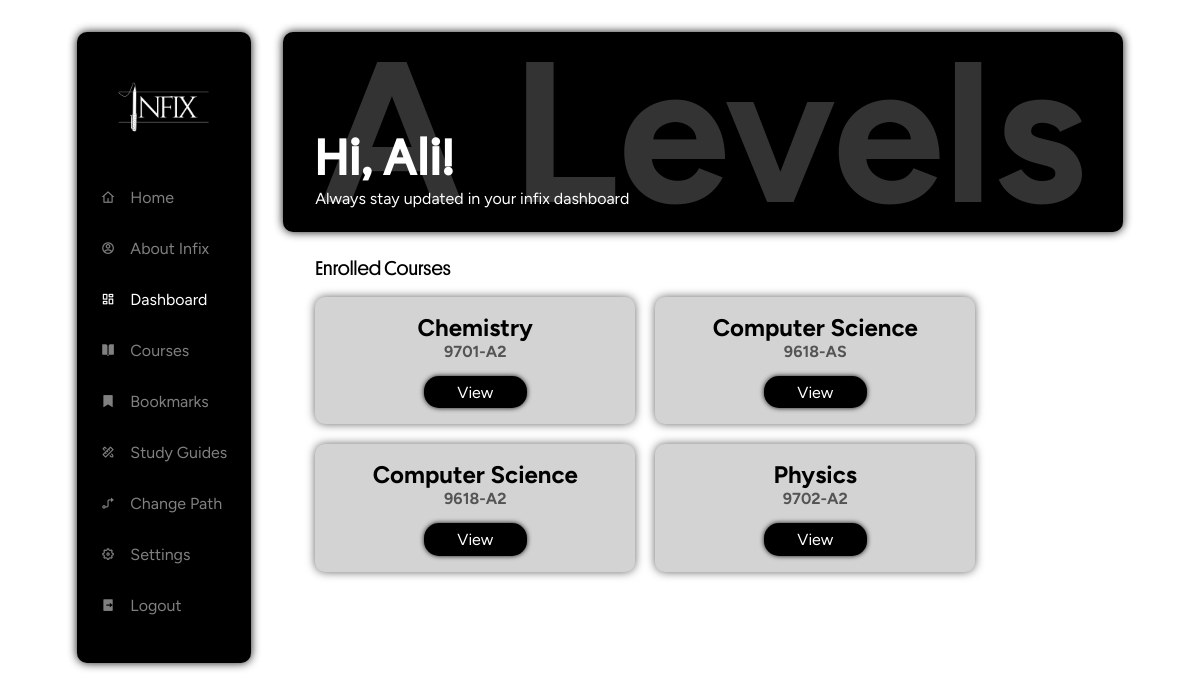
/dashboard (signed in), run on the app's committed database.
### tables this page shows
CREATE TABLE paths (
    id INTEGER PRIMARY KEY AUTOINCREMENT,
    name TEXT NOT NULL UNIQUE
);

CREATE TABLE courses (
    id INTEGER PRIMARY KEY AUTOINCREMENT,
    path_id INTEGER NOT NULL,
    name TEXT NOT NULL,
    course_code INTEGER NOT NULL UNIQUE,
    FOREIGN KEY (path_id) REFERENCES paths(id) ON DELETE CASCADE
);

### app.py (the view)
@login_required
@app.route('/dashboard')
def dashboard():
    user_id = session['user_id']
    user_info = db.execute("SELECT fullname FROM users WHERE id = ?", user_id)
    fullname = user_info[0]['fullname'] if user_info else None
    first_name = fullname.split()[0] if fullname else None
    user_path_id = db.execute("SELECT path_id FROM user_paths WHERE user_id = ?", user_id)
    path_id = user_path_id[0]['path_id'] if user_path_id else None
    user_path_name = db.execute("SELECT name FROM paths WHERE id = ?", path_id)
    path_name = user_path_name[0]['name'] if user_path_name else None
    enrolled_courses = db.execute("""
        SELECT courses.name, courses.course_code
        FROM courses
        JOIN user_courses ON courses.id = user_courses.course_id
        WHERE user_courses.user_id = ?
    """, user_id)
    bookmarks = db.execute("""
        SELECT t.title, t.id AS topic_id, c.name AS course_name
        FROM bookmarks b
        JOIN topics t ON b.topic_id = t.id
        JOIN courses c ON t.course_id = c.id
        WHERE b.user_id = ?
    """, user_id)
    return render_template('dashboard.html', path_name = path_name, enrolled_courses = enrolled_courses, first_name = first_name, bookmarks = bookmarks)

### app.py (called while the page is built)
@app.after_request
def after_request(response):
    response.headers["Cache-Control"] = "no-cache, no-store, must-revalidate"
    response.headers["Expires"] = "0"
    response.headers["Pragma"] = "no-cache"
    return response

### templates/dashboard.html (shortened to what this page needs)
<html lang="en">
<head>
  <link rel="stylesheet" href="{{ url_for('static', filename='css/dashboard.css') }}">
  <link href="https://cdn.jsdelivr.net/npm/remixicon@4.3.0/fonts/remixicon.css" rel="stylesheet"/>
</head>
<body>
  <div class="dashboard">
    <div class="sidebar-container">
      <img src="../static/images/White text, no bg.png">
      <div class="menu-item">
        <i class="ri-home-4-line"></i>
        <a href="/">Home</a>
      </div>
      <div class="menu-item">
        <i class="ri-account-circle-line"></i>
        <a href="/about">About Infix</a>
      </div>
      <div class="menu-item active">
        <i class="ri-dashboard-line"></i>
        <a href="/dashboard">Dashboard</a>
      </div>
      <div class="menu-item">
        <i class="ri-book-open-fill"></i>
        <a href="/courses">Courses</a>
      </div>
      <div class="menu-item">
        <i class="ri-bookmark-fill"></i>
        <a href="/bookmarks">Bookmarks</a>
      </div>
      <div class="menu-item">
        <i class="ri-pencil-ruler-2-line"></i>
        <a href="/studyguides">Study Guides</a>
      </div>
      <div class="menu-item">
        <i class="ri-guide-line"></i>
        <a href="/changepath">Change Path</a>
      </div>
      <div class="menu-item">
        <i class="ri-settings-5-line"></i>
        <a href="/settings">Settings</a>
      </div>
      <div class="menu-item">
        <i class="ri-logout-box-r-fill"></i>
        <a href="/logout">Logout</a>
      </div>
    </div>
    <div class="main-container">
      <div class="intro-container">
        <h1 class="greet-user">Hi, {{ first_name }}!</h1>
        <p>Always stay updated in your infix dashboard</p>
        <div class="path-container">
          <h1>{{ path_name }}</h1>
        </div>
      </div>
      <div class="courses-container">
        <p class="head">Enrolled Courses</p>
        <div class="cards-container">
          {% for course in enrolled_courses %}
          <div class="course-card">
            <h3>{{ course.name}} <br> <div class="course-code">{{ course.course_code }}</div></h3>
            <button><a href="/course/{{ course.course_code | replace(' ', '-') }}">View</a></button>
          </div>
          {% endfor %}
        </div>
      </div>
    </div>
  </div>
</body>
</html>

### static/css/dashboard.css (style rules this page uses)
html { scroll-behavior: smooth; font-family: "Figtree", sans-serif; }
* { margin: 0; padding: 0; transition: all ease 0.3s; box-sizing: border-box; }
body, html { overflow-x: hidden; }
a { text-decoration: none; color: inherit; }
button { background: none; border: none; }
.dashboard { display: flex; justify-content: center; align-items: flex-start; gap: 2em; padding: 2em 1em; width: 100vw; min-height: 100vh; }
.sidebar-container { background-color: black; display: flex; flex-direction: column; justify-content: center; gap: 2em; padding: 1.5em 1.5em; padding-bottom: 3em; border-radius: 10px; box-shadow: 0 0 10px 0 rgba(0, 0, 0, 0.932); }
.menu-item { font-size: 16px; color: rgba(255, 255, 255, 0.5); transition: all ease 0.1s; }
.active { color: rgba(255, 255, 255); }
.sidebar-container img { width: 100px; height: auto; align-self: center; }
.menu-item { display: flex; align-items: center; gap: 15px; }
.menu-item i { font-size: 14px; }
.main-container { display: flex; flex-direction: column; justify-content: flex-start; align-items: flex-start; width: 70vw; }
.intro-container { background-color: black; color: white; display: flex; flex-direction: column; justify-content: flex-end; align-items: flex-start; width: 100%; height: 25vh; border-radius: 10px; padding: 1.5em 2em; position: relative; box-shadow: 0 0 10px 0 rgba(0, 0, 0, 0.932); }
.intro-container h1 { font-size: 50px; }
.intro-container p { font-size: 16px; }
.path-container { position: absolute; top: 0; left: 0; width: 100%; height: 100%; color: white; display: flex; justify-content: center; align-items: center; opacity: 0.2; }
.path-container h1 { font-size: 200px; }
.courses-container { padding: 1.5em 2em; display: flex; flex-direction: column; justify-content: flex-start; align-items: flex-start; width: 100%; gap: 1em; }
.courses-container .head { font-size: 20px; font-family: 'Platform-Regular'; }
.cards-container { display: flex; flex-wrap: wrap; gap: 20px; }
.greet-user { font-family: 'Platform-Regular'; font-size: 60px; letter-spacing: 2.5px; }
.course-code { font-size: 16px; opacity: 60%; }
.course-card { background-color: lightgray; padding: 1em 3em; border-radius: 10px; display: flex; flex-direction: column; justify-content: center; align-items: center; gap: 15px; width: 320px; text-align: center; box-shadow: 0 0 10px 0 rgba(0, 0, 0, 0.61); }
.course-card h3 { font-size: 24px; }
.course-card button { background-color: black; color: white; border-radius: 15px; padding: 0.5em 2.5em; box-shadow: 0 0 5px 0 rgba(0, 0, 0, 0.932); }
.course-card a { font-size: 16px; font-family: "Figtree"; }

### data on the page
paths: name "A Levels"
courses: name "Chemistry", course_code "9701-A2"
courses: name "Computer Science", course_code "9618-AS"
courses: name "Computer Science", course_code "9618-A2"
courses: name "Physics", course_code "9702-A2"

### other printed values
{{ first_name }} "Ali"
